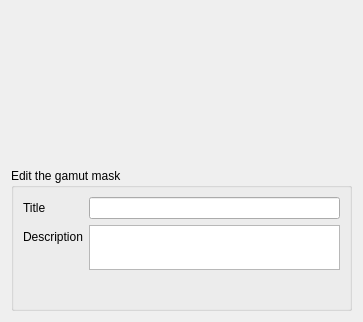
<?xml version="1.0" encoding="UTF-8"?>
<ui version="4.0">
 <author>
    SPDX-FileCopyrightText: none
    SPDX-License-Identifier: GPL-3.0-or-later
  </author>
 <class>wdgGamutMaskChooser</class>
 <widget class="QWidget" name="wdgGamutMaskChooser">
  <property name="geometry">
   <rect>
    <x>0</x>
    <y>0</y>
    <width>363</width>
    <height>322</height>
   </rect>
  </property>
  <layout class="QVBoxLayout" name="verticalLayout_3">
   <item>
    <widget class="KisGamutMaskChooser" name="maskChooser" native="true">
     <property name="sizePolicy">
      <sizepolicy hsizetype="Expanding" vsizetype="Preferred">
       <horstretch>0</horstretch>
       <verstretch>0</verstretch>
      </sizepolicy>
     </property>
    </widget>
   </item>
   <item>
    <widget class="QFrame" name="editControlsBox">
     <property name="frameShape">
      <enum>QFrame::NoFrame</enum>
     </property>
     <property name="frameShadow">
      <enum>QFrame::Plain</enum>
     </property>
     <layout class="QHBoxLayout" name="horizontalLayout">
      <property name="leftMargin">
       <number>0</number>
      </property>
      <property name="topMargin">
       <number>0</number>
      </property>
      <property name="rightMargin">
       <number>0</number>
      </property>
      <property name="bottomMargin">
       <number>0</number>
      </property>
      <item>
       <widget class="QToolButton" name="bnMaskNew">
        <property name="toolTip">
         <string>Create new mask</string>
        </property>
        <property name="text">
         <string/>
        </property>
        <property name="autoRaise">
         <bool>true</bool>
        </property>
       </widget>
      </item>
      <item>
       <widget class="QToolButton" name="bnMaskEditor">
        <property name="toolTip">
         <string>Edit selected mask</string>
        </property>
        <property name="text">
         <string/>
        </property>
        <property name="autoRaise">
         <bool>true</bool>
        </property>
       </widget>
      </item>
      <item>
       <widget class="QToolButton" name="bnMaskDuplicate">
        <property name="toolTip">
         <string>Duplicate selected mask</string>
        </property>
        <property name="text">
         <string/>
        </property>
        <property name="autoRaise">
         <bool>true</bool>
        </property>
       </widget>
      </item>
      <item>
       <spacer name="horizontalSpacer">
        <property name="orientation">
         <enum>Qt::Horizontal</enum>
        </property>
        <property name="sizeHint" stdset="0">
         <size>
          <width>40</width>
          <height>20</height>
         </size>
        </property>
       </spacer>
      </item>
      <item>
       <widget class="QToolButton" name="bnMaskDelete">
        <property name="toolTip">
         <string>Delete selected mask</string>
        </property>
        <property name="text">
         <string/>
        </property>
        <property name="autoRaise">
         <bool>true</bool>
        </property>
       </widget>
      </item>
     </layout>
    </widget>
   </item>
   <item>
    <widget class="QGroupBox" name="maskPropertiesBox">
     <property name="sizePolicy">
      <sizepolicy hsizetype="Preferred" vsizetype="Minimum">
       <horstretch>0</horstretch>
       <verstretch>0</verstretch>
      </sizepolicy>
     </property>
     <property name="title">
      <string>Edit the gamut mask</string>
     </property>
     <layout class="QVBoxLayout" name="verticalLayout_2">
      <item>
       <layout class="QFormLayout" name="formLayout">
        <property name="verticalSpacing">
         <number>6</number>
        </property>
        <item row="0" column="0">
         <widget class="QLabel" name="maskTitleLabel">
          <property name="text">
           <string>Title</string>
          </property>
         </widget>
        </item>
        <item row="0" column="1">
         <widget class="QLineEdit" name="maskTitleEdit">
          <property name="maxLength">
           <number>30</number>
          </property>
         </widget>
        </item>
        <item row="1" column="0">
         <widget class="QLabel" name="maskDescriptionLabel">
          <property name="text">
           <string>Description</string>
          </property>
         </widget>
        </item>
        <item row="1" column="1">
         <widget class="QPlainTextEdit" name="maskDescriptionEdit">
          <property name="sizePolicy">
           <sizepolicy hsizetype="Expanding" vsizetype="Minimum">
            <horstretch>0</horstretch>
            <verstretch>0</verstretch>
           </sizepolicy>
          </property>
          <property name="minimumSize">
           <size>
            <width>0</width>
            <height>0</height>
           </size>
          </property>
          <property name="maximumSize">
           <size>
            <width>16777215</width>
            <height>45</height>
           </size>
          </property>
          <property name="baseSize">
           <size>
            <width>0</width>
            <height>0</height>
           </size>
          </property>
         </widget>
        </item>
       </layout>
      </item>
      <item>
       <layout class="QHBoxLayout" name="horizontalLayout_3">
        <item>
         <widget class="QToolButton" name="bnCancelMaskEdit">
          <property name="toolTip">
           <string>Cancel</string>
          </property>
          <property name="text">
           <string/>
          </property>
          <property name="autoRaise">
           <bool>true</bool>
          </property>
         </widget>
        </item>
        <item>
         <spacer name="horizontalSpacer_2">
          <property name="orientation">
           <enum>Qt::Horizontal</enum>
          </property>
          <property name="sizeHint" stdset="0">
           <size>
            <width>40</width>
            <height>20</height>
           </size>
          </property>
         </spacer>
        </item>
        <item>
         <widget class="QToolButton" name="bnPreviewMask">
          <property name="enabled">
           <bool>true</bool>
          </property>
          <property name="toolTip">
           <string>Preview</string>
          </property>
          <property name="text">
           <string/>
          </property>
          <property name="autoRaise">
           <bool>true</bool>
          </property>
         </widget>
        </item>
        <item>
         <widget class="QToolButton" name="bnSaveMask">
          <property name="toolTip">
           <string>Save</string>
          </property>
          <property name="text">
           <string/>
          </property>
          <property name="autoRaise">
           <bool>true</bool>
          </property>
         </widget>
        </item>
       </layout>
      </item>
     </layout>
    </widget>
   </item>
  </layout>
 </widget>
 <customwidgets>
  <customwidget>
   <class>KisGamutMaskChooser</class>
   <extends>QWidget</extends>
   <header>KisGamutMaskChooser.h</header>
   <container>1</container>
  </customwidget>
 </customwidgets>
 <resources/>
 <connections/>
</ui>
